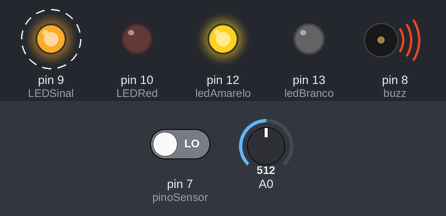
A sketch run on a simulated Arduino Uno, built with avr-gcc and run on an emulated ATmega328P. Shown: output pins drawn as LEDs (lit = HIGH), buzzer (waves = sounding). Dashed ring = blinking. Inputs (shaded band) come from the test bench; at power-on: A0 = 512, pin 7 (pinoSensor) LOW. What the sketch prints to the serial monitor is not drawn.

Above: at 1.5 s.
1.6 s: A0 set to 238
At 1.9 s:
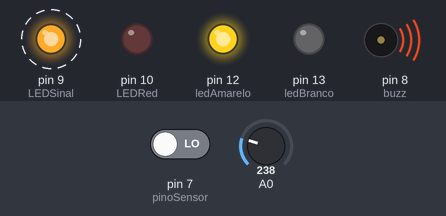
4.6 s: A0 set to 207
At 4.91 s:
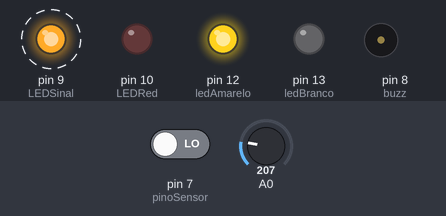
7.6 s: pin 7 (pinoSensor) driven HIGH
At 7.92 s:
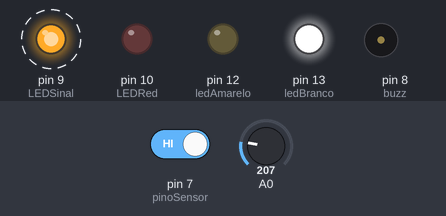
10.6 s: A0 set to 230
At 10.83 s:
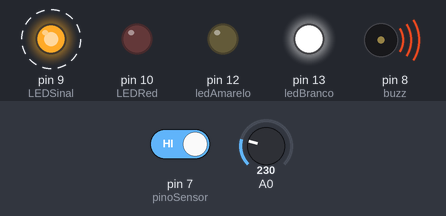
13.6 s: A0 set to 210
At 13.84 s:
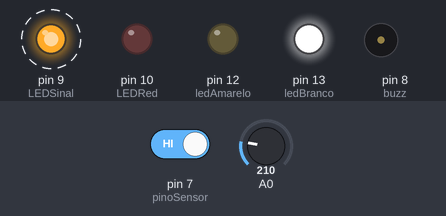
16.6 s: A0 set to 306
At 16.85 s:
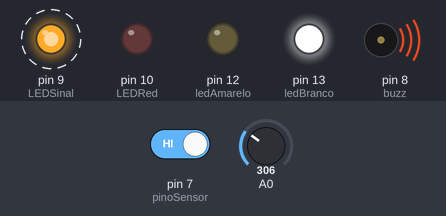
Timing chart, 0 to 20.6 s (numbered marks = the images above; inputs shaded):
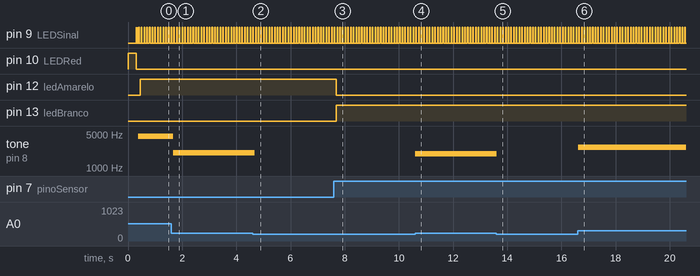

Measured:
- the behaviour switches between 221 and 220 on A0 (found by bisection; images 1 and 2)
- after the input at 1.6 s, tone on pin 8 (buzz): 4442 Hz → 2045 Hz after 0.08 s
- after the input at 4.6 s, tone on pin 8 (buzz): 2045 Hz → silent after 0.09 s
- after the input at 7.6 s, pin 12 (ledAmarelo): HIGH → LOW after 0.09 s; pin 13 (ledBranco): LOW → HIGH after 0.09 s
- after the input at 10.6 s, tone on pin 8 (buzz): silent → 1975 Hz at once
- after the input at 13.6 s, tone on pin 8 (buzz): 1975 Hz → silent at once
- after the input at 16.6 s, tone on pin 8 (buzz): silent → 2640 Hz at once
- by itself, pin 9 (LEDSinal): alternates HIGH for 0.02 s and LOW for 0.08 s

The sketch:

AuxilarResidencial.ino
```cpp
//alarme vazamento de gás

const int buzz =8;
const int LEDSinal = 9;
const int LEDRed = 10;
uint16_t A;
int som = 0;
uint16_t sensor = 0;
//Monitoramento de portas ou janelas com MC-38a
int ledBranco = 13; // porta 13 em output para o LED branco
int ledAmarelo = 12; // porta 12 em output para o LED amarelo
int pinoSensor = 7; // porta 7 em input para o sensor
int val = 0; // variável para ler o status do pino do sensor

void setup() {
Serial.begin(9600);
//alarme vazamento de gás
pinMode(buzz,OUTPUT);
pinMode(LEDSinal,OUTPUT);
pinMode(LEDRed,OUTPUT);

//*resetando botões
digitalWrite(LEDSinal,LOW);
digitalWrite(LEDRed,HIGH);

//*delay de 30 segundos até o sensor aquecer.
//*na fase de testes recomendo diminuir o delay.
delay(300);
digitalWrite(LEDRed,LOW);

for (A = 0; A <3; A +=1) {
digitalWrite(LEDSinal, HIGH);
delay(10);
digitalWrite(LEDSinal, LOW);
delay(10);
}
//monitoramento portas e janelas
 pinMode(ledBranco, OUTPUT); // declarando o pino do LED branco como output
 pinMode(ledAmarelo, OUTPUT); // declarando o pino do LED amarelo como output
 pinMode(pinoSensor, INPUT); // declarando o pino do sensor como input
}
//alarme vazamento de gás
void pisca() {
delay(20);
digitalWrite(LEDSinal,HIGH);
delay(20);
digitalWrite(LEDSinal,LOW);
}

void loop() {
//alarme vazamento de gás
delay(10);
sensor = analogRead(A0);
Serial.print(sensor);
if (sensor>220) {
som = map(sensor ,10,50, 50,400);
tone(buzz,som,(1/(sensor * 10)));
}
else {
  noTone(buzz);
}
pisca();
delay(50);

//Monitoramento portas e janelas
 val = digitalRead(pinoSensor); // lendo o estado do sensor e atribuindo a variável val
 if (val == HIGH) {// verifica se a entrada é alta (quando os dois módulos estão separados), e acende o led vermelho e apaga o verde

 digitalWrite(ledBranco, HIGH); // LED branco ON
 digitalWrite(ledAmarelo, LOW); // LED amarelo OFF

} else { //se não acenderá o led verde e apagará o vermelho

 digitalWrite(ledAmarelo, HIGH); // LED amarelo ON
 digitalWrite(ledBranco, LOW); // LED branco OFF

 }
}
```
